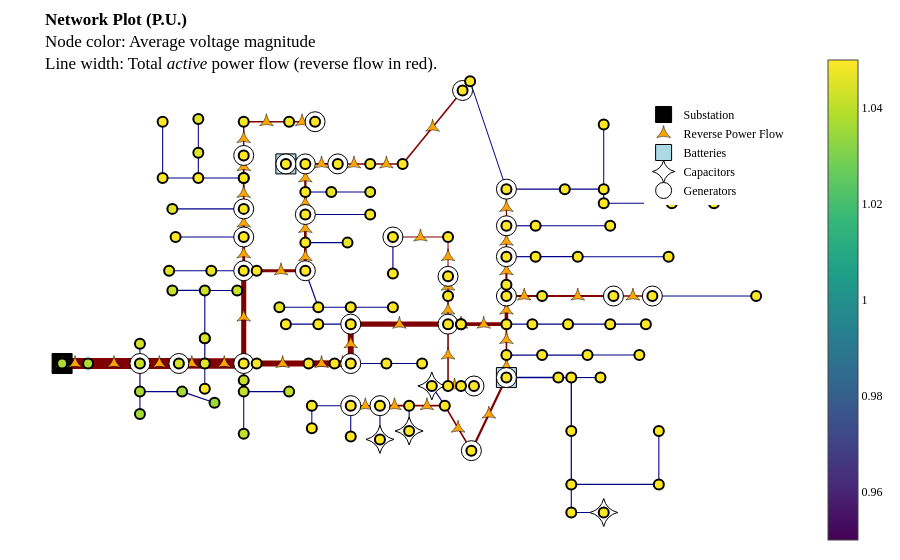

Source (notebook cell):
### Markdown cell above
## Run a power flow on the IEEE 123 bus system with DERs on 30 buses.
Give the DERs 10x power to demonstrate the effect on voltages.

### Code cell
case = opf.create_case(opf.CASES_DIR / "csv" / "ieee123_30der", ignore_schedule=True)
case.modify(gen_mult=10)
result = case.run_pf()
result.plot_network(v_max=1.05, v_min=0.95)

### Figure 1 — Plotly figure (JSON) as saved in the notebook; plotly's stock layout.template omitted (floating-point values rounded to 4 significant figures; data arrays with more than 128 entries replaced by an {"elided": "..."} marker saying what was removed)
{"data": [{"hoverinfo": "none", "line": {"color": "maroon", "dash": "solid", "width": 11.0}, "mode": "lines", "showlegend": false, "type": "scatter", "x": [-0.8612, -0.8612], "y": [-0.2909, -0.2909]}, {"hoverinfo": "none", "line": {"color": "maroon", "dash": "solid", "width": 11.0}, "mode": "lines", "showlegend": false, "type": "scatter", "x": [-0.8612, -0.7916], "y": [-0.2909, -0.2909]}, {"hoverinfo": "none", "line": {"color": "maroon", "dash": "solid", "width": 11}, "mode": "lines", "showlegend": false, "type": "scatter", "x": [-0.7916, -0.6524], "y": [-0.2909, -0.2909]}, {"hoverinfo": "none", "line": {"color": "darkblue", "dash": "solid", "width": 1.038}, "mode": "lines", "showlegend": false, "type": "scatter", "x": [-0.6524, -0.6524], "y": [-0.2909, -0.2009]}, {"hoverinfo": "none", "line": {"color": "darkblue", "dash": "solid", "width": 1.194}, "mode": "lines", "showlegend": false, "type": "scatter", "x": [-0.6524, -0.6524], "y": [-0.2909, -0.4195]}, {"hoverinfo": "none", "line": {"color": "maroon", "dash": "solid", "width": 10.81}, "mode": "lines", "showlegend": false, "type": "scatter", "x": [-0.6524, -0.5481], "y": [-0.2909, -0.2909]}, {"hoverinfo": "none", "line": {"color": "darkblue", "dash": "solid", "width": 1.075}, "mode": "lines", "showlegend": false, "type": "scatter", "x": [-0.6524, -0.6524], "y": [-0.4195, -0.5224]}, {"hoverinfo": "none", "line": {"color": "darkblue", "dash": "solid", "width": 1.118}, "mode": "lines", "showlegend": false, "type": "scatter", "x": [-0.6524, -0.5394], "y": [-0.4195, -0.4195]}, {"hoverinfo": "none", "line": {"color": "darkblue", "dash": "solid", "width": 1.079}, "mode": "lines", "showlegend": false, "type": "scatter", "x": [-0.5394, -0.4524], "y": [-0.4195, -0.4709]}, {"hoverinfo": "none", "line": {"color": "maroon", "dash": "solid", "width": 10.34}, "mode": "lines", "showlegend": false, "type": "scatter", "x": [-0.5481, -0.4785], "y": [-0.2909, -0.2909]}, {"hoverinfo": "none", "line": {"color": "darkblue", "dash": "solid", "width": 1.038}, "mode": "lines", "showlegend": false, "type": "scatter", "x": [-0.4785, -0.4785], "y": [-0.2909, -0.4067]}, {"hoverinfo": "none", "line": {"color": "darkblue", "dash": "solid", "width": 1.19}, "mode": "lines", "showlegend": false, "type": "scatter", "x": [-0.4785, -0.4785], "y": [-0.2909, -0.1752]}, {"hoverinfo": "none", "line": {"color": "maroon", "dash": "solid", "width": 10.6}, "mode": "lines", "showlegend": false, "type": "scatter", "x": [-0.4785, -0.3741], "y": [-0.2909, -0.2909]}, {"hoverinfo": "none", "line": {"color": "darkblue", "dash": "solid", "width": 1.114}, "mode": "lines", "showlegend": false, "type": "scatter", "x": [-0.4785, -0.4785], "y": [-0.1752, -0.1752]}, {"hoverinfo": "none", "line": {"color": "darkblue", "dash": "solid", "width": 1.114}, "mode": "lines", "showlegend": false, "type": "scatter", "x": [-0.4785, -0.4785], "y": [-0.1752, 0.04337]}, {"hoverinfo": "none", "line": {"color": "darkblue", "dash": "solid", "width": 1.19}, "mode": "lines", "showlegend": false, "type": "scatter", "x": [-0.3741, -0.3741], "y": [-0.2909, -0.3681]}, {"hoverinfo": "none", "line": {"color": "maroon", "dash": "solid", "width": 5.073}, "mode": "lines", "showlegend": false, "type": "scatter", "x": [-0.3741, -0.3741], "y": [-0.2909, 0.1334]}, {"hoverinfo": "none", "line": {"color": "darkblue", "dash": "solid", "width": 1.076}, "mode": "lines", "showlegend": false, "type": "scatter", "x": [-0.4785, -0.5655], "y": [0.04337, 0.04337]}, {"hoverinfo": "none", "line": {"color": "darkblue", "dash": "solid", "width": 1.038}, "mode": "lines", "showlegend": false, "type": "scatter", "x": [-0.4785, -0.3915], "y": [0.04337, 0.04337]}, {"hoverinfo": "none", "line": {"color": "darkblue", "dash": "solid", "width": 1.113}, "mode": "lines", "showlegend": false, "type": "scatter", "x": [-0.3741, -0.3741], "y": [-0.3681, -0.4195]}, {"hoverinfo": "none", "line": {"color": "darkblue", "dash": "solid", "width": 1.075}, "mode": "lines", "showlegend": false, "type": "scatter", "x": [-0.3741, -0.3741], "y": [-0.4195, -0.6124]}, {"hoverinfo": "none", "line": {"color": "darkblue", "dash": "solid", "width": 1.038}, "mode": "lines", "showlegend": false, "type": "scatter", "x": [-0.3741, -0.2524], "y": [-0.4195, -0.4195]}, {"hoverinfo": "none", "line": {"color": "darkblue", "dash": "solid", "width": 1.15}, "mode": "lines", "showlegend": false, "type": "scatter", "x": [-0.3741, -0.4611], "y": [0.1334, 0.1334]}, {"hoverinfo": "none", "line": {"color": "maroon", "dash": "solid", "width": 2.727}, "mode": "lines", "showlegend": false, "type": "scatter", "x": [-0.3741, -0.3741], "y": [0.1334, 0.2877]}, {"hoverinfo": "none", "line": {"color": "darkblue", "dash": "solid", "width": 1.075}, "mode": "lines", "showlegend": false, "type": "scatter", "x": [-0.4611, -0.5742], "y": [0.1334, 0.1334]}, {"hoverinfo": "none", "line": {"color": "darkblue", "dash": "solid", "width": 1.079}, "mode": "lines", "showlegend": false, "type": "scatter", "x": [-0.3741, -0.5568], "y": [0.2877, 0.2877]}, {"hoverinfo": "none", "line": {"color": "maroon", "dash": "solid", "width": 2.242}, "mode": "lines", "showlegend": false, "type": "scatter", "x": [-0.3741, -0.3741], "y": [0.2877, 0.4162]}, {"hoverinfo": "none", "line": {"color": "darkblue", "dash": "solid", "width": 1.075}, "mode": "lines", "showlegend": false, "type": "scatter", "x": [-0.3741, -0.5655], "y": [0.4162, 0.4162]}, {"hoverinfo": "none", "line": {"color": "maroon", "dash": "solid", "width": 1.754}, "mode": "lines", "showlegend": false, "type": "scatter", "x": [-0.3741, -0.3741], "y": [0.4162, 0.5577]}, {"hoverinfo": "none", "line": {"color": "darkblue", "dash": "solid", "width": 1.151}, "mode": "lines", "showlegend": false, "type": "scatter", "x": [-0.3741, -0.3741], "y": [0.5577, 0.5577]}, {"hoverinfo": "none", "line": {"color": "darkblue", "dash": "solid", "width": 1.151}, "mode": "lines", "showlegend": false, "type": "scatter", "x": [-0.3741, -0.4959], "y": [0.5577, 0.5577]}, {"hoverinfo": "none", "line": {"color": "maroon", "dash": "solid", "width": 1.905}, "mode": "lines", "showlegend": false, "type": "scatter", "x": [-0.3741, -0.3741], "y": [0.5577, 0.6606]}, {"hoverinfo": "none", "line": {"color": "darkblue", "dash": "solid", "width": 1.076}, "mode": "lines", "showlegend": false, "type": "scatter", "x": [-0.4959, -0.5916], "y": [0.5577, 0.5577]}, {"hoverinfo": "none", "line": {"color": "darkblue", "dash": "solid", "width": 1.075}, "mode": "lines", "showlegend": false, "type": "scatter", "x": [-0.4959, -0.4959], "y": [0.5577, 0.6734]}, {"hoverinfo": "none", "line": {"color": "darkblue", "dash": "solid", "width": 1.076}, "mode": "lines", "showlegend": false, "type": "scatter", "x": [-0.5916, -0.5916], "y": [0.5577, 0.8148]}, {"hoverinfo": "none", "line": {"color": "maroon", "dash": "solid", "width": 1.415}, "mode": "lines", "showlegend": false, "type": "scatter", "x": [-0.3741, -0.3741], "y": [0.6606, 0.8148]}, {"hoverinfo": "none", "line": {"color": "maroon", "dash": "solid", "width": 1.489}, "mode": "lines", "showlegend": false, "type": "scatter", "x": [-0.3741, -0.2524], "y": [0.8148, 0.8148]}, {"hoverinfo": "none", "line": {"color": "maroon", "dash": "solid", "width": 1.565}, "mode": "lines", "showlegend": false, "type": "scatter", "x": [-0.2524, -0.1828], "y": [0.8148, 0.8148]}, {"hoverinfo": "none", "line": {"color": "darkblue", "dash": "solid", "width": 1.038}, "mode": "lines", "showlegend": false, "type": "scatter", "x": [-0.4959, -0.4959], "y": [0.6734, 0.8277]}, {"hoverinfo": "none", "line": {"color": "maroon", "dash": "solid", "width": 2.957}, "mode": "lines", "showlegend": false, "type": "scatter", "x": [-0.3394, -0.2089], "y": [0.1334, 0.1334]}, {"hoverinfo": "none", "line": {"color": "darkblue", "dash": "solid", "width": 1.15}, "mode": "lines", "showlegend": false, "type": "scatter", "x": [-0.2089, -0.1741], "y": [0.1334, -0.03378]}, {"hoverinfo": "none", "line": {"color": "maroon", "dash": "solid", "width": 2.62}, "mode": "lines", "showlegend": false, "type": "scatter", "x": [-0.2089, -0.2089], "y": [0.1334, 0.262]}, {"hoverinfo": "none", "line": {"color": "darkblue", "dash": "solid", "width": 1.074}, "mode": "lines", "showlegend": false, "type": "scatter", "x": [-0.1741, -0.2785], "y": [-0.03378, -0.03378]}, {"hoverinfo": "none", "line": {"color": "darkblue", "dash": "solid", "width": 1.076}, "mode": "lines", "showlegend": false, "type": "scatter", "x": [-0.1741, -0.08714], "y": [-0.03378, -0.03378]}, {"hoverinfo": "none", "line": {"color": "darkblue", "dash": "solid", "width": 1.038}, "mode": "lines", "showlegend": false, "type": "scatter", "x": [-0.08714, 0.02593], "y": [-0.03378, -0.03378]}, {"hoverinfo": "none", "line": {"color": "darkblue", "dash": "solid", "width": 1.038}, "mode": "lines", "showlegend": false, "type": "scatter", "x": [-0.2089, -0.09583], "y": [0.262, 0.262]}, {"hoverinfo": "none", "line": {"color": "maroon", "dash": "solid", "width": 2.659}, "mode": "lines", "showlegend": false, "type": "scatter", "x": [-0.2089, -0.2089], "y": [0.262, 0.3905]}, {"hoverinfo": "none", "line": {"color": "darkblue", "dash": "solid", "width": 1.078}, "mode": "lines", "showlegend": false, "type": "scatter", "x": [-0.2089, -0.03495], "y": [0.3905, 0.3905]}, {"hoverinfo": "none", "line": {"color": "maroon", "dash": "solid", "width": 2.211}, "mode": "lines", "showlegend": false, "type": "scatter", "x": [-0.2089, -0.2089], "y": [0.3905, 0.4934]}, {"hoverinfo": "none", "line": {"color": "darkblue", "dash": "solid", "width": 1.075}, "mode": "lines", "showlegend": false, "type": "scatter", "x": [-0.2089, -0.1393], "y": [0.4934, 0.4934]}, {"hoverinfo": "none", "line": {"color": "maroon", "dash": "solid", "width": 2.287}, "mode": "lines", "showlegend": false, "type": "scatter", "x": [-0.2089, -0.2089], "y": [0.4934, 0.622]}, {"hoverinfo": "none", "line": {"color": "darkblue", "dash": "solid", "width": 1.038}, "mode": "lines", "showlegend": false, "type": "scatter", "x": [-0.1393, -0.03495], "y": [0.4934, 0.4934]}, {"hoverinfo": "none", "line": {"color": "maroon", "dash": "solid", "width": 1.169}, "mode": "lines", "showlegend": false, "type": "scatter", "x": [-0.2089, -0.2611], "y": [0.622, 0.622]}, {"hoverinfo": "none", "line": {"color": "maroon", "dash": "solid", "width": 1.752}, "mode": "lines", "showlegend": false, "type": "scatter", "x": [-0.2089, -0.1219], "y": [0.622, 0.622]}, {"hoverinfo": "none", "line": {"color": "maroon", "dash": "solid", "width": 1.451}, "mode": "lines", "showlegend": false, "type": "scatter", "x": [-0.1219, -0.03495], "y": [0.622, 0.622]}, {"hoverinfo": "none", "line": {"color": "maroon", "dash": "solid", "width": 1.527}, "mode": "lines", "showlegend": false, "type": "scatter", "x": [-0.03495, 0.05202], "y": [0.622, 0.622]}, {"hoverinfo": "none", "line": {"color": "maroon", "dash": "solid", "width": 1.565}, "mode": "lines", "showlegend": false, "type": "scatter", "x": [0.05202, 0.2127], "y": [0.622, 0.9578]}, {"hoverinfo": "none", "line": {"color": "maroon", "dash": "solid", "width": 6.197}, "mode": "lines", "showlegend": false, "type": "scatter", "x": [-0.3394, -0.2002], "y": [-0.2909, -0.2909]}, {"hoverinfo": "none", "line": {"color": "maroon", "dash": "solid", "width": 6.29}, "mode": "lines", "showlegend": false, "type": "scatter", "x": [-0.2002, -0.1306], "y": [-0.2909, -0.2909]}, {"hoverinfo": "none", "line": {"color": "maroon", "dash": "solid", "width": 6.374}, "mode": "lines", "showlegend": false, "type": "scatter", "x": [-0.1306, -0.08714], "y": [-0.2909, -0.2909]}, {"hoverinfo": "none", "line": {"color": "darkblue", "dash": "solid", "width": 1.075}, "mode": "lines", "showlegend": false, "type": "scatter", "x": [-0.08714, 0.008531], "y": [-0.2909, -0.2909]}, {"hoverinfo": "none", "line": {"color": "maroon", "dash": "solid", "width": 5.89}, "mode": "lines", "showlegend": false, "type": "scatter", "x": [-0.08714, -0.08714], "y": [-0.2909, -0.1109]}, {"hoverinfo": "none", "line": {"color": "darkblue", "dash": "solid", "width": 1.038}, "mode": "lines", "showlegend": false, "type": "scatter", "x": [0.008531, 0.1042], "y": [-0.2909, -0.2909]}, {"hoverinfo": "none", "line": {"color": "darkblue", "dash": "solid", "width": 1.076}, "mode": "lines", "showlegend": false, "type": "scatter", "x": [-0.08714, -0.1741], "y": [-0.1109, -0.1109]}, {"hoverinfo": "none", "line": {"color": "maroon", "dash": "solid", "width": 5.415}, "mode": "lines", "showlegend": false, "type": "scatter", "x": [-0.08714, 0.1738], "y": [-0.1109, -0.1109]}, {"hoverinfo": "none", "line": {"color": "darkblue", "dash": "solid", "width": 1.038}, "mode": "lines", "showlegend": false, "type": "scatter", "x": [-0.1741, -0.2611], "y": [-0.1109, -0.1109]}, {"hoverinfo": "none", "line": {"color": "maroon", "dash": "solid", "width": 1.564}, "mode": "lines", "showlegend": false, "type": "scatter", "x": [0.1738, 0.1738], "y": [-0.1109, -0.3938]}, {"hoverinfo": "none", "line": {"color": "maroon", "dash": "solid", "width": 1.433}, "mode": "lines", "showlegend": false, "type": "scatter", "x": [0.1738, 0.1738], "y": [-0.1109, 0.01765]}, {"hoverinfo": "none", "line": {"color": "maroon", "dash": "solid", "width": 1.508}, "mode": "lines", "showlegend": false, "type": "scatter", "x": [0.1738, 0.1738], "y": [0.01765, 0.1077]}, {"hoverinfo": "none", "line": {"color": "maroon", "dash": "solid", "width": 1.019}, "mode": "lines", "showlegend": false, "type": "scatter", "x": [0.1738, 0.1738], "y": [0.1077, 0.2877]}, {"hoverinfo": "none", "line": {"color": "maroon", "dash": "solid", "width": 1.163}, "mode": "lines", "showlegend": false, "type": "scatter", "x": [0.1738, 0.02593], "y": [0.2877, 0.2877]}, {"hoverinfo": "none", "line": {"color": "darkblue", "dash": "solid", "width": 1.141}, "mode": "lines", "showlegend": false, "type": "scatter", "x": [0.02593, 0.02593], "y": [0.2877, 0.1205]}, {"hoverinfo": "none", "line": {"color": "maroon", "dash": "solid", "width": 3.914}, "mode": "lines", "showlegend": false, "type": "scatter", "x": [0.2086, 0.3303], "y": [-0.1109, -0.1109]}, {"hoverinfo": "none", "line": {"color": "darkblue", "dash": "solid", "width": 1.227}, "mode": "lines", "showlegend": false, "type": "scatter", "x": [0.3303, 0.3999], "y": [-0.1109, -0.1109]}, {"hoverinfo": "none", "line": {"color": "maroon", "dash": "solid", "width": 1.599}, "mode": "lines", "showlegend": false, "type": "scatter", "x": [0.3303, 0.3303], "y": [-0.1109, -0.2524]}, {"hoverinfo": "none", "line": {"color": "maroon", "dash": "solid", "width": 3.547}, "mode": "lines", "showlegend": false, "type": "scatter", "x": [0.3303, 0.3303], "y": [-0.1109, 0.01765]}, {"hoverinfo": "none", "line": {"color": "darkblue", "dash": "solid", "width": 1.189}, "mode": "lines", "showlegend": false, "type": "scatter", "x": [0.3999, 0.4956], "y": [-0.1109, -0.1109]}, {"hoverinfo": "none", "line": {"color": "darkblue", "dash": "solid", "width": 1.113}, "mode": "lines", "showlegend": false, "type": "scatter", "x": [0.4956, 0.6086], "y": [-0.1109, -0.1109]}, {"hoverinfo": "none", "line": {"color": "darkblue", "dash": "solid", "width": 1.075}, "mode": "lines", "showlegend": false, "type": "scatter", "x": [0.6086, 0.7043], "y": [-0.1109, -0.1109]}, {"hoverinfo": "none", "line": {"color": "darkblue", "dash": "solid", "width": 1.23}, "mode": "lines", "showlegend": false, "type": "scatter", "x": [0.3303, 0.426], "y": [-0.2524, -0.2524]}, {"hoverinfo": "none", "line": {"color": "maroon", "dash": "solid", "width": 1.83}, "mode": "lines", "showlegend": false, "type": "scatter", "x": [0.3303, 0.3303], "y": [-0.2524, -0.3552]}, {"hoverinfo": "none", "line": {"color": "darkblue", "dash": "solid", "width": 1.155}, "mode": "lines", "showlegend": false, "type": "scatter", "x": [0.426, 0.5478], "y": [-0.2524, -0.2524]}, {"hoverinfo": "none", "line": {"color": "darkblue", "dash": "solid", "width": 1.075}, "mode": "lines", "showlegend": false, "type": "scatter", "x": [0.5478, 0.6869], "y": [-0.2524, -0.2524]}, {"hoverinfo": "none", "line": {"color": "darkblue", "dash": "solid", "width": 1.461}, "mode": "lines", "showlegend": false, "type": "scatter", "x": [0.3303, 0.4695], "y": [-0.3552, -0.3552]}, {"hoverinfo": "none", "line": {"color": "maroon", "dash": "solid", "width": 2.2}, "mode": "lines", "showlegend": false, "type": "scatter", "x": [0.3303, 0.2364], "y": [-0.3552, -0.6895]}, {"hoverinfo": "none", "line": {"color": "darkblue", "dash": "solid", "width": 1.385}, "mode": "lines", "showlegend": false, "type": "scatter", "x": [0.4695, 0.5043], "y": [-0.3552, -0.3552]}, {"hoverinfo": "none", "line": {"color": "darkblue", "dash": "solid", "width": 1.08}, "mode": "lines", "showlegend": false, "type": "scatter", "x": [0.5043, 0.5825], "y": [-0.3552, -0.3552]}, {"hoverinfo": "none", "line": {"color": "darkblue", "dash": "solid", "width": 1.304}, "mode": "lines", "showlegend": false, "type": "scatter", "x": [0.5043, 0.5043], "y": [-0.3552, -0.5995]}, {"hoverinfo": "none", "line": {"color": "darkblue", "dash": "solid", "width": 1.228}, "mode": "lines", "showlegend": false, "type": "scatter", "x": [0.5043, 0.5043], "y": [-0.5995, -0.8438]}, {"hoverinfo": "none", "line": {"color": "darkblue", "dash": "solid", "width": 1.114}, "mode": "lines", "showlegend": false, "type": "scatter", "x": [0.5043, 0.5043], "y": [-0.8438, -0.9724]}, {"hoverinfo": "none", "line": {"color": "darkblue", "dash": "solid", "width": 1.113}, "mode": "lines", "showlegend": false, "type": "scatter", "x": [0.5043, 0.7391], "y": [-0.8438, -0.8438]}, {"hoverinfo": "none", "line": {"color": "darkblue", "dash": "solid", "width": 1.038}, "mode": "lines", "showlegend": false, "type": "scatter", "x": [0.5043, 0.5912], "y": [-0.9724, -0.9724]}, {"hoverinfo": "none", "line": {"color": "darkblue", "dash": "solid", "width": 1.075}, "mode": "lines", "showlegend": false, "type": "scatter", "x": [0.7391, 0.7391], "y": [-0.8438, -0.5995]}, {"hoverinfo": "none", "line": {"color": "maroon", "dash": "solid", "width": 1.674}, "mode": "lines", "showlegend": false, "type": "scatter", "x": [0.2364, 0.1651], "y": [-0.6895, -0.4838]}, {"hoverinfo": "none", "line": {"color": "darkblue", "dash": "solid", "width": 1.075}, "mode": "lines", "showlegend": false, "type": "scatter", "x": [0.1651, 0.1303], "y": [-0.4838, -0.3938]}, {"hoverinfo": "none", "line": {"color": "maroon", "dash": "solid", "width": 1.825}, "mode": "lines", "showlegend": false, "type": "scatter", "x": [0.1651, 0.06941], "y": [-0.4838, -0.4838]}, {"hoverinfo": "none", "line": {"color": "darkblue", "dash": "solid", "width": 1.077}, "mode": "lines", "showlegend": false, "type": "scatter", "x": [0.06941, 0.06941], "y": [-0.4838, -0.5995]}, {"hoverinfo": "none", "line": {"color": "maroon", "dash": "solid", "width": 1.903}, "mode": "lines", "showlegend": false, "type": "scatter", "x": [0.06941, -0.008863], "y": [-0.4838, -0.4838]}, {"hoverinfo": "none", "line": {"color": "darkblue", "dash": "solid", "width": 1.075}, "mode": "lines", "showlegend": false, "type": "scatter", "x": [-0.008863, -0.008863], "y": [-0.4838, -0.6381]}, {"hoverinfo": "none", "line": {"color": "maroon", "dash": "solid", "width": 1.414}, "mode": "lines", "showlegend": false, "type": "scatter", "x": [-0.008863, -0.08714], "y": [-0.4838, -0.4838]}, {"hoverinfo": "none", "line": {"color": "darkblue", "dash": "solid", "width": 1.075}, "mode": "lines", "showlegend": false, "type": "scatter", "x": [-0.08714, -0.08714], "y": [-0.4838, -0.6252]}, {"hoverinfo": "none", "line": {"color": "darkblue", "dash": "solid", "width": 1.075}, "mode": "lines", "showlegend": false, "type": "scatter", "x": [-0.08714, -0.1915], "y": [-0.4838, -0.4838]}, {"hoverinfo": "none", "line": {"color": "darkblue", "dash": "solid", "width": 1.038}, "mode": "lines", "showlegend": false, "type": "scatter", "x": [-0.1915, -0.1915], "y": [-0.4838, -0.5867]}, {"hoverinfo": "none", "line": {"color": "maroon", "dash": "solid", "width": 1.898}, "mode": "lines", "showlegend": false, "type": "scatter", "x": [0.3303, 0.426], "y": [0.01765, 0.01765]}, {"hoverinfo": "none", "line": {"color": "maroon", "dash": "solid", "width": 1.974}, "mode": "lines", "showlegend": false, "type": "scatter", "x": [0.426, 0.6173], "y": [0.01765, 0.01765]}, {"hoverinfo": "none", "line": {"color": "maroon", "dash": "solid", "width": 1.485}, "mode": "lines", "showlegend": false, "type": "scatter", "x": [0.6173, 0.7217], "y": [0.01765, 0.01765]}, {"hoverinfo": "none", "line": {"color": "darkblue", "dash": "solid", "width": 1}, "mode": "lines", "showlegend": false, "type": "scatter", "x": [0.7217, 1], "y": [0.01765, 0.01765]}, {"hoverinfo": "none", "line": {"color": "maroon", "dash": "solid", "width": 2.086}, "mode": "lines", "showlegend": false, "type": "scatter", "x": [0.3303, 0.3303], "y": [0.01765, 0.06908]}, {"hoverinfo": "none", "line": {"color": "maroon", "dash": "solid", "width": 2.086}, "mode": "lines", "showlegend": false, "type": "scatter", "x": [0.3303, 0.3303], "y": [0.06908, 0.1977]}, {"hoverinfo": "none", "line": {"color": "darkblue", "dash": "solid", "width": 1.189}, "mode": "lines", "showlegend": false, "type": "scatter", "x": [0.3303, 0.4086], "y": [0.1977, 0.1977]}, {"hoverinfo": "none", "line": {"color": "maroon", "dash": "solid", "width": 1.71}, "mode": "lines", "showlegend": false, "type": "scatter", "x": [0.3303, 0.3303], "y": [0.1977, 0.3391]}, {"hoverinfo": "none", "line": {"color": "darkblue", "dash": "solid", "width": 1.151}, "mode": "lines", "showlegend": false, "type": "scatter", "x": [0.4086, 0.5217], "y": [0.1977, 0.1977]}, {"hoverinfo": "none", "line": {"color": "darkblue", "dash": "solid", "width": 1.075}, "mode": "lines", "showlegend": false, "type": "scatter", "x": [0.5217, 0.7652], "y": [0.1977, 0.1977]}, {"hoverinfo": "none", "line": {"color": "darkblue", "dash": "solid", "width": 1.151}, "mode": "lines", "showlegend": false, "type": "scatter", "x": [0.3303, 0.4086], "y": [0.3391, 0.3391]}, {"hoverinfo": "none", "line": {"color": "maroon", "dash": "solid", "width": 1.297}, "mode": "lines", "showlegend": false, "type": "scatter", "x": [0.3303, 0.3303], "y": [0.3391, 0.5063]}, {"hoverinfo": "none", "line": {"color": "darkblue", "dash": "solid", "width": 1.075}, "mode": "lines", "showlegend": false, "type": "scatter", "x": [0.4086, 0.6086], "y": [0.3391, 0.3391]}, {"hoverinfo": "none", "line": {"color": "darkblue", "dash": "solid", "width": 1.268}, "mode": "lines", "showlegend": false, "type": "scatter", "x": [0.3303, 0.4869], "y": [0.5063, 0.5063]}, {"hoverinfo": "none", "line": {"color": "darkblue", "dash": "solid", "width": 1}, "mode": "lines", "showlegend": false, "type": "scatter", "x": [0.3303, 0.2329], "y": [0.5063, 1]}, {"hoverinfo": "none", "line": {"color": "darkblue", "dash": "solid", "width": 1.192}, "mode": "lines", "showlegend": false, "type": "scatter", "x": [0.4869, 0.5912], "y": [0.5063, 0.5063]}, {"hoverinfo": "none", "line": {"color": "darkblue", "dash": "solid", "width": 1.038}, "mode": "lines", "showlegend": false, "type": "scatter", "x": [0.5912, 0.5912], "y": [0.5063, 0.802]}, {"hoverinfo": "none", "line": {"color": "darkblue", "dash": "solid", "width": 1.154}, "mode": "lines", "showlegend": false, "type": "scatter", "x": [0.5912, 0.5912], "y": [0.5063, 0.442]}, {"hoverinfo": "none", "line": {"color": "darkblue", "dash": "solid", "width": 1.115}, "mode": "lines", "showlegend": false, "type": "scatter", "x": [0.5912, 0.7739], "y": [0.442, 0.442]}, {"hoverinfo": "none", "line": {"color": "darkblue", "dash": "solid", "width": 1.038}, "mode": "lines", "showlegend": false, "type": "scatter", "x": [0.7739, 0.8869], "y": [0.442, 0.442]}, {"hoverinfo": "none", "line": {"color": "maroon", "dash": "solid", "width": 2.956}, "mode": "lines", "showlegend": false, "type": "scatter", "x": [-0.3741, -0.3394], "y": [0.1334, 0.1334]}, {"hoverinfo": "none", "line": {"color": "maroon", "dash": "solid", "width": 6.196}, "mode": "lines", "showlegend": false, "type": "scatter", "x": [-0.3741, -0.3394], "y": [-0.2909, -0.2909]}, {"hoverinfo": "none", "line": {"color": "maroon", "dash": "solid", "width": 3.914}, "mode": "lines", "showlegend": false, "type": "scatter", "x": [0.2086, 0.2086], "y": [-0.1109, -0.1109]}, {"hoverinfo": "none", "line": {"color": "maroon", "dash": "solid", "width": 3.914}, "mode": "lines", "showlegend": false, "type": "scatter", "x": [0.1738, 0.2086], "y": [-0.1109, -0.1109]}, {"hoverinfo": "none", "line": {"color": "maroon", "dash": "solid", "width": 1.565}, "mode": "lines", "showlegend": false, "type": "scatter", "x": [0.1738, 0.2086], "y": [-0.3938, -0.3938]}, {"hoverinfo": "none", "line": {"color": "maroon", "dash": "solid", "width": 1.565}, "mode": "lines", "showlegend": false, "type": "scatter", "x": [0.2086, 0.2434], "y": [-0.3938, -0.3938]}, {"hoverinfo": "none", "marker": {"color": "black", "line": {"color": "black", "width": 1}, "size": 20, "symbol": "square"}, "mode": "markers", "name": "Substation", "showlegend": true, "type": "scatter", "x": [-0.8612], "y": [-0.2909]}, {"hoverinfo": "none", "marker": {"color": "orange", "line": {"color": "black", "width": 0.5}, "size": 10, "symbol": "star-triangle-up"}, "mode": "markers", "name": "Reverse Power Flow", "showlegend": true, "type": "scatter", "x": [-0.8612, -0.8264, -0.722, -0.6003, -0.5133, -0.4263, -0.3741, -0.3741, -0.3741, -0.3741, -0.3741, -0.3741, -0.3133, -0.2176, -0.2741, -0.2089, -0.2089, -0.2089, -0.2089, -0.235, -0.1654, -0.07844, 0.008531, 0.1324, -0.2698, -0.1654, -0.1089, -0.08714, 0.04332, 0.1738, 0.1738, 0.1738, 0.1738, 0.09985, 0.2694, 0.3303, 0.3303, 0.3303, 0.2834, 0.2007, 0.1172, 0.03027, -0.048, 0.3782, 0.5217, 0.6695, 0.3303, 0.3303, 0.3303, 0.3303, -0.3567, -0.3567, 0.2086, 0.1912, 0.1912, 0.226], "y": [-0.2909, -0.2909, -0.2909, -0.2909, -0.2909, -0.2909, -0.07878, 0.2105, 0.352, 0.487, 0.6091, 0.7377, 0.8148, 0.8148, 0.1334, 0.1977, 0.3262, 0.442, 0.5577, 0.622, 0.622, 0.622, 0.622, 0.7899, -0.2909, -0.2909, -0.2909, -0.2009, -0.1109, -0.2524, -0.04664, 0.06266, 0.1977, 0.2877, -0.1109, -0.1816, -0.04664, -0.3038, -0.5224, -0.5867, -0.4838, -0.4838, -0.4838, 0.01765, 0.01765, 0.01765, 0.04337, 0.1334, 0.2684, 0.4227, 0.1334, -0.2909, -0.1109, -0.1109, -0.3938, -0.3938]}, {"hoverinfo": "none", "marker": {"color": "lightblue", "line": {"color": "black", "width": 1}, "size": 20, "symbol": "square"}, "mode": "markers", "name": "Batteries", "showlegend": true, "type": "scatter", "x": [-0.2611, 0.3303], "y": [0.622, -0.3552]}, {"hoverinfo": "none", "marker": {"color": "white", "line": {"color": "black", "width": 1}, "size": 20, "symbol": "star-diamond"}, "mode": "markers", "name": "Capacitors", "showlegend": true, "type": "scatter", "x": [0.5912, 0.1303, 0.06941, -0.008863], "y": [-0.9724, -0.3938, -0.5995, -0.6381]}, {"hoverinfo": "none", "marker": {"color": "white", "line": {"color": "black", "width": 1}, "size": 20, "symbol": "circle"}, "mode": "markers", "name": "Generators", "showlegend": true, "type": "scatter", "x": [-0.6524, -0.5481, -0.3741, -0.3741, -0.3741, -0.3741, -0.3741, -0.1828, -0.2089, -0.2089, -0.2089, -0.2611, -0.1219, 0.2127, -0.08714, -0.08714, 0.1738, 0.1738, 0.02593, 0.3303, 0.3303, 0.2364, -0.008863, -0.08714, 0.6173, 0.7217, 0.3303, 0.3303, 0.3303, 0.2434], "y": [-0.2909, -0.2909, -0.2909, 0.1334, 0.2877, 0.4162, 0.6606, 0.8148, 0.1334, 0.3905, 0.622, 0.622, 0.622, 0.9578, -0.2909, -0.1109, -0.1109, 0.1077, 0.2877, 0.01765, -0.3552, -0.6895, -0.4838, -0.4838, 0.01765, 0.01765, 0.1977, 0.3391, 0.5063, -0.3938]}, {"hoverlabel": {"font": {"family": "Monospace"}}, "hovertemplate": "%{text}", "marker": {"cmax": 1.05, "cmin": 0.95, "color": {"elided": "130 float values"}, "colorscale": [[0, "#440154"], [0.1111, "#482878"], [0.2222, "#3e4989"], [0.3333, "#31688e"], [0.4444, "#26828e"], [0.5556, "#1f9e89"], [0.6667, "#35b779"], [0.7778, "#6ece58"], [0.8889, "#b5de2b"], [1, "#fde725"]], "line": {"color": "black", "width": 2}, "reversescale": false, "showscale": true, "size": 10}, "mode": "markers", "showlegend": false, "text": {"elided": "130 str values"}, "textposition": "top center", "type": "scatter", "x": {"elided": "130 float values"}, "y": {"elided": "130 float values"}}], "layout": {"font": {"color": "Black", "family": "Droid Sans Mono"}, "legend": {"bgcolor": "White", "font": {"color": "Black"}, "x": 0.8, "y": 0.9}, "margin": {"b": 10, "l": 10, "r": 10, "t": 50}, "paper_bgcolor": "White", "plot_bgcolor": "White", "title": {"font": {"color": "Black"}, "text": "<b>Network Plot (P.U.)</b><br>Node color: Average voltage magnitude<br>Line width: Total <i>active</i> power flow (reverse flow in red)."}, "xaxis": {"visible": false}, "yaxis": {"visible": false}}}
